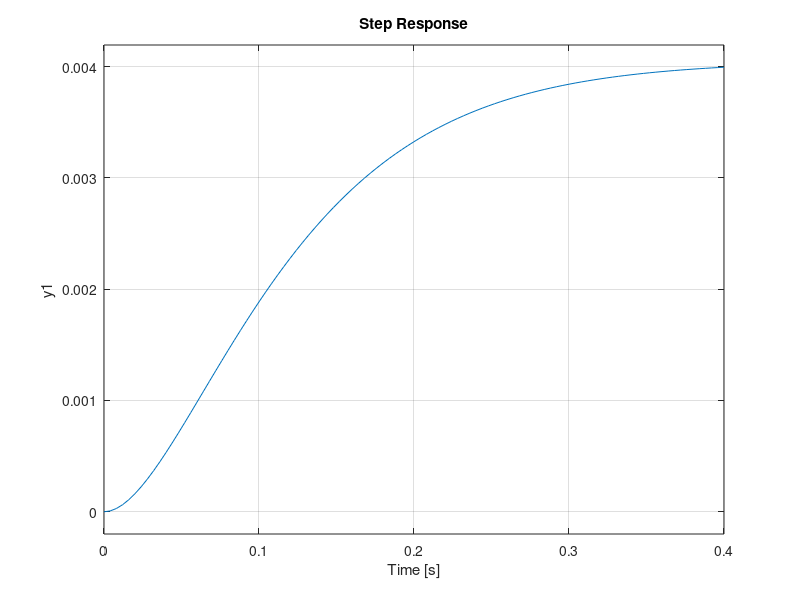

The MATLAB source for this figure:
% full state feedback for topic 13
clear all
clc
% reference input issues

%

t_r = 0.14;
zeta = 1;

w_n = 2.2/t_r;

num = [1];
den = [1,2.*zeta.*w_n,w_n.^2];

h = tf(num,den);
step(h)


% param.l = 0.5;      % m
% param.m = [0.35,2]; % kg - 1=ball 2=beam
% param.g = 9.81;      % m/s^2
% 
% % System Limits
% param.sat_lim.high = 15;
% param.sat_lim.low = -15;
% param.hard_stop.high(1,1) = 0.5; 
% param.hard_stop.high(2,1) = pi./2;
% param.hard_stop.low(1,1) = 0.0;
% param.hard_stop.low(2,1) = -pi./2;
% 
% % State Space Equations
% l = param.l;
% m = param.m;
% g = param.g;
% J = (1/3*l^2*m(2)+m(1)*(l/2)^2);
% a = [0,   0,  1,  0;
%            0,   0,  0,  1;
%            0,  -g,  0,  0;
%            g*m(1)/J,  0,  0,  0];
% b = [0;0;0;l./J];
% c_r = [1,0,0,0];
% c = [1,0,0,0;
%              0,1,0,0];
% d = [0;0];
% 
% t_r_z = 0.14;
% t_r_theta = t_r_z.*8;
% t_r = [t_r_z,t_r_theta];
% zeta_z = 0.707;
% zeta_theta = 0.707;
% zeta = [zeta_z,zeta_theta];
% 
% [k,Nbar] = gains_SS(t_r,zeta,a,b,c_r);
% 
% % a=[1 1;1 2];b=[1 0]';c=[1 0];d=0;
% % k=[14 57];
% % Nbar=-15; 
% 
% sys1=ss(a-b*k,b,c,d);
% sys2=ss(a-b*k,b*Nbar,c,d);
% opt = stepDataOptions('InputOffset',0.25,'StepAmplitude',0.4);
% %t=[0:.025:4];
% [y,t,x]=step(sys1,opt);
% [y2,t2,x2]=step(sys2,opt);
% 
% plot(t,y,'--',t2,y2,'LineWidth',2);
% axis([0 4 -1 1.2]);
% grid;
% legend('u=r?Kx','u=Nbar r?Kx','Location','SouthEast')
% xlabel('time (sec)');ylabel('Y output');title('Step Response') 